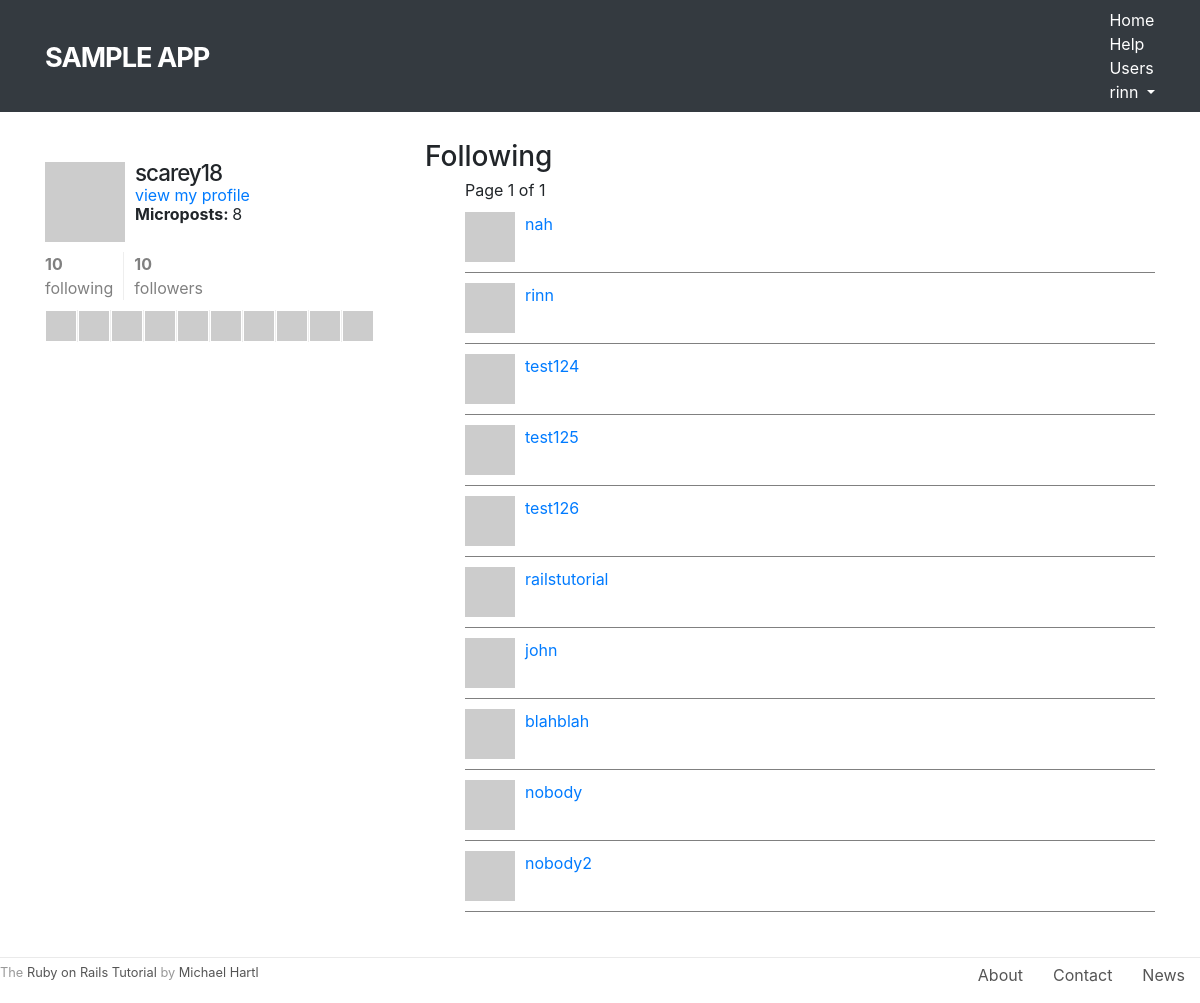
/users/1/following (signed in), run on the app's committed database.
### static_pages/models.py (models this page shows, shortened)
class User(AbstractUser):
    is_active = models.BooleanField(default=False)
    activation_id = models.SlugField(null=True, blank=True, default=None)
    following = models.ManyToManyField(
                    'self',
                    symmetrical=False,
                    related_name='followers',
                    blank=True,
                    default=None
                )
    REQUIRED_FIELDS = ['email']
    def get_absolute_url(self):
        return reverse('static_pages:profile', args=(self.pk,))
    def gravatar(self, size=80):
        digest = hashlib.md5(self.email.encode()).hexdigest()
        url = f'http://www.gravatar.com/avatar/{digest}'
        img_tag = f'<img src="{url}" height="{size}" width="{size}" class="gravatar">'
        wrapped_img_tag = f'<a href="{self.get_absolute_url()}">{img_tag}</a>'
        return mark_safe(wrapped_img_tag)
    def index_gravatar(self):
        return self.gravatar(50)
    def following_gravatar(self):
        return self.gravatar(30)
    def microposts(self):
        return self.micropost_set.all().order_by('-created_at')

### static_pages/views.py (the view)
# urls.py: path('users/<int:pk>/following', views.following, name='following'),
@login_required
def following(request, pk):
    u = get_object_or_404(User, pk=pk)
    user_list = u.following.all()
    page_num = request.GET.get('page', 1)
    page_obj = Paginator(user_list, 10).page(page_num)
    context = {
        'page_title': 'Following',
        'u': u,
        'page_obj': page_obj,
        'user_list': user_list
    }
    return render(request, 'static_pages/show_follow.html', context)

### static_pages/templates/static_pages/show_follow.html
{% extends 'base.html' %}
{% block content %}
<div class="row">
	<aside class="col-md-4">
		<section class="user_info">
			{{ u.gravatar }}
			<h1>{{ u.username }}</h1>
			<span>
				<a href="{% url 'static_pages:profile' u.pk %}">view my profile</a>
			</span>
			<span><b>Microposts: </b>{{ u.microposts.count }}</span>
		</section>
		<section class="stats">
			{% include 'partials/following_stats.html' with u=u %}
			<div class="user_avatars">
				{% for f in u.following.all %}
				{{ f.following_gravatar }}
				{% endfor %}
			</div>
		</section>
	</aside>
	<div class="col-md-8">
		<h3>Following</h3>
		{% include 'partials/user_list.html' with page_obj=page_obj user_list=user_list %}
	</div>
</div>
{% endblock %}

### static_pages/templates/base.html (shortened to what this page needs)
<head>
	<link rel="stylesheet" href="https://stackpath.bootstrapcdn.com/bootstrap/4.1.1/css/bootstrap.min.css">
	{% load static %}
	<link rel="stylesheet" type="text/css" href="{% static 'static_pages/compiled.css' %}">
</head>
<body>
    <header class="navbar navbar-fixed-top navbar-dark bg-dark">
      	<div class="container">
        	<a href="{% url 'static_pages:home' %}" id="logo" class="navbar-brand">Sample app</a>
        	<nav>
          		<ul class="nav navbar-nav navbar-right">
            		<li><a href="{% url 'static_pages:home' %}">Home</a></li>
            		<li><a href="{% url 'static_pages:help' %}">Help</a></li>
            		{% if user.is_authenticated %}
            		<li><a href="{% url 'static_pages:index' %}">Users</a></li>
            		<li class="dropdown">
            			<a href="#" class="dropdown-toggle" data-toggle="dropdown">
            				{{ user.username }}<b class="caret"></b>
            			</a>
            		</li>
            		{% else %}
            		<li><a href="{% url 'static_pages:login' %}">Log in</a></li>
            		{% endif %}
          		</ul>
        	</nav>
      	</div>
    </header>
    <div class="container content">
        {% block content %}{% endblock %}
    </div>
    <footer class="footer">
		<small>
	    	The <a href="http://www.railstutorial.org/">Ruby on Rails Tutorial</a>
	   		by <a href="http://www.michaelhartl.com/">Michael Hartl</a>
	  	</small>
	  	<nav>
	    	<ul>
	      		<li><a href="{% url 'static_pages:about' %}">About</a></li>
	      		<li><a href="{% url 'static_pages:contact' %}">Contact</a></li>
	      		<li><a href="http://news.railstutorial.org/">News</a></li>
	    	</ul>
	  	</nav>
	</footer>
</body>

### static_pages/templates/partials/following_stats.html
<div class="stats">
	<a href="{% url 'static_pages:following' u.pk %}">
		<strong id="following" class="stat">
			{{ u.following.count }}
		</strong>
		following
	</a>
	<a href="#">
		<strong id="followers" class="stat">
			{{ u.followers.count }}
		</strong>
		followers
	</a>
</div>

### static_pages/templates/partials/user_list.html (shortened to what this page needs)
<ul class="users">
    <div class="pagination">
        <span class="step-links">
            <span class="current">
                Page {{ page_obj.number }} of {{ page_obj.paginator.num_pages }}
            </span>
        </span>
    </div>
    {% for u in user_list %}
    <li>
        {{ u.index_gravatar }}
        <a href="{% url 'static_pages:profile' u.pk %}">{{ u.username }}</a>
    </li>
    {% endfor %}
</ul>

### static_pages/static/static_pages/compiled.css (style rules this page uses)
section { overflow: auto; }
#logo { float: left; margin-right: 10px; font-size: 1.7em; color: #fff; text-transform: uppercase; letter-spacing: -1px; padding-top: 9px; font-weight: bold; }
header a { color: #fff; }
footer { margin-top: 45px; padding-top: 5px; border-top: 1px solid #eaeaea; color: #999999; }
footer a { color: #555; }
footer small { float: left; }
footer ul { float: right; list-style: none; }
footer ul li { float: left; margin: 0 15px; }
h1, h2, h3, h4, h5, h6 { line-height: 1; }
h1 { font-size: 3em; letter-spacing: -2px; margin-bottom: 30px; text-align: center; }
.content { margin-top: 30px; }
aside section.user_info { margin-top: 20px; }
aside section { padding: 10px 0; margin-top: 20px; }
aside section:first-child { border: 0; padding-top: 0; }
aside section span { display: block; margin-bottom: 3px; line-height: 1; }
aside section h1 { font-size: 1.4em; text-align: left; letter-spacing: -1px; margin-bottom: 3px; margin-top: 0px; }
.gravatar { float: left; margin-right: 10px; }
.stats { overflow: auto; margin-top: 0; padding: 0; }
.stats a { float: left; padding: 0 10px; border-left: 1px solid #eeeeee; color: gray; }
.stats a:first-child { padding-left: 0; border: 0; }
.stats strong { display: block; }
.user_avatars { overflow: auto; margin-top: 10px; }
.user_avatars .gravatar { margin: 1px 1px; }
.user_avatars a { padding: 0; }
.row { align-items: flex-start; justify-content: center; }
.users { list-style: none; margin: 0; }
.users li { overflow: auto; padding: 10px 0; border-bottom: 1px solid gray; }

### data on the page
User: username "rinn"
User: username "scarey18", microposts.count "8", following.count "10", followers.count "10"
User: username "nah"
User: username "test124"
User: username "test125"
User: username "test126"
User: username "railstutorial"
User: username "john"
User: username "blahblah"
User: username "nobody"
User: username "nobody2"

### other printed values
{{ page_obj.number }} "1"
{{ page_obj.paginator.num_pages }} "1"
